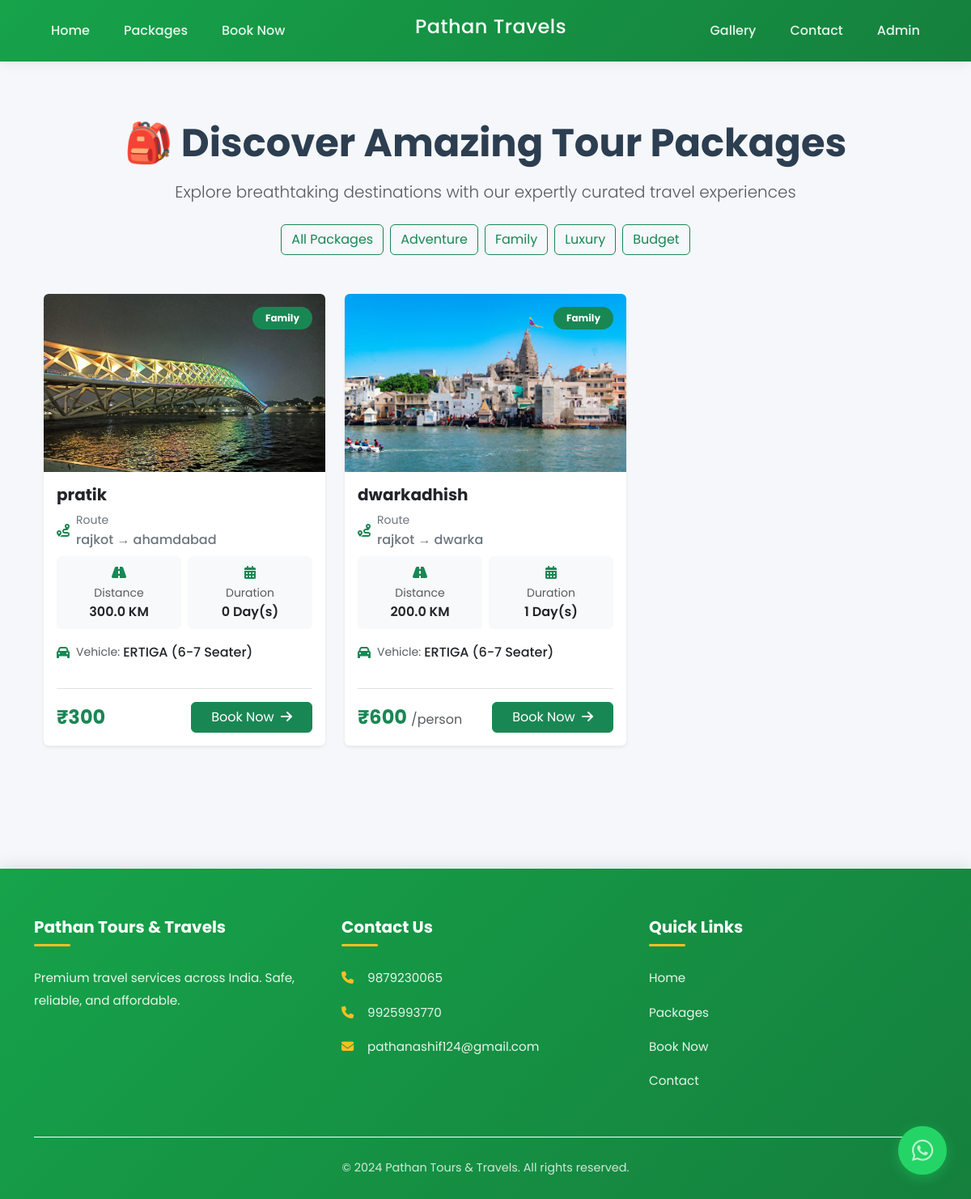
Page /packages/ on the committed database.
### packages/models.py (models this page shows, shortened)
class Package(models.Model):
    PACKAGE_TYPES = [
        ('HONEYMOON', 'Honeymoon'),
        ('FAMILY', 'Family'),
        ('ADVENTURE', 'Adventure'),
        ('PILGRIMAGE', 'Pilgrimage'),
        ('CUSTOM', 'Custom'),
    ]
    VEHICLE_TYPES = [
        ('SEDAN', 'Sedan (4-Seater)'),
        ('ERTIGA', 'ERTIGA (6-7 Seater)'),
        ('TEMPO', 'Tempo Traveler (12 Seater)'),
        ('BUS', 'Mini Bus (20-25 Seater)'),
    ]
    name = models.CharField(max_length=200)
    package_type = models.CharField(max_length=20, choices=PACKAGE_TYPES)
    description = models.TextField()
    scheduled_date = models.DateField(
        help_text="Admin will set the travel date. Format: YYYY-MM-DD",
        blank=True,
        null=True,
    )
    scheduled_time = models.TimeField(
        help_text="Admin will set the travel time. Format: HH:MM (24-hour)",
        blank=True,
        null=True
    )
    pickup_location = models.CharField(max_length=200)
    drop_location = models.CharField(max_length=200)
    distance_km = models.FloatField(validators=[MinValueValidator(0)])
    duration_days = models.IntegerField(default=1)
    vehicle_type = models.CharField(max_length=20, choices=VEHICLE_TYPES)
    max_passengers = models.IntegerField(default=4)
    base_price = models.IntegerField()
    advance_amount = models.IntegerField(default=1000)
    is_festival_rate = models.BooleanField(default=False)
    cover_image = models.ImageField(upload_to='packages/', blank=True, null=True)
    inclusions = models.TextField(help_text="Separate with comma")
    exclusions = models.TextField(help_text="Separate with comma")
    important_notes = models.TextField(blank=True)
    created_at = models.DateTimeField(auto_now_add=True)
    updated_at = models.DateTimeField(auto_now=True)
    is_active = models.BooleanField(default=True)
    @property
    def final_price(self):
        if self.is_festival_rate:
            return int(self.base_price * 1.15)
        return self.base_price
    class Meta:
        ordering = ['-created_at']
        verbose_name = 'Package'
        verbose_name_plural = 'Packages'

### packages/views.py (the view)
# urls.py: path('', views.package_list, name='package_list'),
def package_list(request):
    packages = Package.objects.filter(is_active=True)
    return render(request, 'packages/package_list.html', {'packages': packages})

### templates/packages/package_list.html (shortened to what this page needs)
{% extends 'base.html' %} {% load static %} {% block content %}
<div class="container py-5">
    <div class="text-center mb-5">
        <h1 class="display-5 fw-bold mb-3">🎒 Discover Amazing Tour Packages</h1>
        <p class="lead text-muted">Explore breathtaking destinations with our expertly curated travel experiences</p>
        <div class="d-flex flex-wrap justify-content-center gap-2 mt-4">
            <a href="?type=all" class="btn btn-outline-success">All Packages</a>
            <a href="?type=adventure" class="btn btn-outline-success">Adventure</a>
            <a href="?type=family" class="btn btn-outline-success">Family</a>
            <a href="?type=luxury" class="btn btn-outline-success">Luxury</a>
            <a href="?type=budget" class="btn btn-outline-success">Budget</a>
        </div>
    </div>
    <div class="row g-4">
        {% for package in packages %}
        <div class="col-lg-4 col-md-6">
            <div class="card h-100 border-0 shadow-sm hover-shadow transition-all duration-300 overflow-hidden">
                <div class="position-relative">
                    {% if package.cover_image %}
                    <img src="{{ package.cover_image.url }}" class="card-img-top" alt="{{ package.name }}" style="height: 220px; object-fit: cover;"> {% else %}
                    <img src="{% static 'images/default-package.jpg' %}" class="card-img-top" alt="Default Package" style="height: 220px; object-fit: cover;"> {% endif %}
                    <div class="position-absolute top-0 end-0 m-3">
                        <span class="badge bg-success bg-opacity-90 px-3 py-2 rounded-pill">
                            {{ package.get_package_type_display }}
                        </span>
                    </div>
                </div>
                <div class="card-body d-flex flex-column">
                    <h5 class="card-title fw-bold text-truncate">{{ package.name }}</h5>
                    <div class="mb-3">
                        <div class="d-flex align-items-center text-secondary mb-2">
                            <i class="fas fa-route me-2 text-success"></i>
                            <div>
                                <small class="d-block">Route</small>
                                <span class="fw-medium">{{ package.pickup_location }} → {{ package.drop_location }}</span>
                            </div>
                        </div>
                        <div class="row g-2 mb-3">
                            <div class="col-6">
                                <div class="bg-light rounded p-2 text-center">
                                    <i class="fas fa-road text-success mb-1"></i>
                                    <div>
                                        <small class="d-block text-muted">Distance</small>
                                        <span class="fw-semibold">{{ package.distance_km }} KM</span>
                                    </div>
                                </div>
                            </div>
                            <div class="col-6">
                                <div class="bg-light rounded p-2 text-center">
                                    <i class="fas fa-calendar-alt text-success mb-1"></i>
                                    <div>
                                        <small class="d-block text-muted">Duration</small>
                                        <span class="fw-semibold">{{ package.duration_days }} Day(s)</span>
                                    </div>
                                </div>
                            </div>
                        </div>
                        <div class="d-flex align-items-center mb-3">
                            <i class="fas fa-car text-success me-2"></i>
                            <small class="text-muted">Vehicle: </small>
                            <span class="ms-1 fw-medium">{{ package.get_vehicle_type_display }}</span>
                        </div>
                    </div>
                    <div class="mt-auto d-flex justify-content-between align-items-center pt-3 border-top">
                        <div>
                            <h4 class="text-success fw-bold mb-0">
                                ₹{{ package.final_price }} {% if package.duration_days > 0 %}
                                <small class="text-muted fs-6 fw-normal">/person</small> {% endif %}
                            </h4>
                        </div>
                        <a href="{% url 'package_detail' package.id %}" class="btn btn-success px-4">
                            Book Now <i class="fas fa-arrow-right ms-1"></i>
                        </a>
                    </div>
                </div>
            </div>
        </div>
        {% endfor %}
    </div>
</div>
{% endblock %}

### templates/base.html (shortened to what this page needs)
<!DOCTYPE html>
<html lang="en">
<head>
    <link href="https://cdn.jsdelivr.net/npm/bootstrap@5.3.2/dist/css/bootstrap.min.css" rel="stylesheet">
    <link rel="stylesheet" href="https://cdnjs.cloudflare.com/ajax/libs/font-awesome/6.4.0/css/all.min.css">
    {% load static %}
    <link rel="stylesheet" href="{% static 'css/style.css' %}">
</head>
<body>
    <nav class="navbar navbar-expand-lg navbar-dark sticky-top">
        <div class="container position-relative">
            <a class="navbar-brand d-flex align-items-center fw-bold" href="">
                <h4>Pathan Travels</h4>
            </a>
            <div class="collapse navbar-collapse" id="navbarNav">
                <ul class="navbar-nav left-nav">
                    <li class="nav-item">
                        <a class="nav-link" href="/">Home</a>
                    </li>
                    <li class="nav-item">
                        <a class="nav-link" href="/packages/">Packages</a>
                    </li>
                    <li class="nav-item">
                        <a class="nav-link" href="{% url 'book_trip' %}">Book Now</a>
                    </li>
                </ul>
                <ul class="navbar-nav right-nav">
                    <li class="nav-item">
                        <a class="nav-link" href="/gallery/">Gallery</a>
                    </li>
                    <li class="nav-item">
                        <a class="nav-link" href="{% url 'contact' %}">Contact</a>
                    </li>
                    <li class="nav-item">
                        <a class="nav-link" href="{% url 'admin:index' %}">Admin</a>
                    </li>
                </ul>
            </div>
        </div>
    </nav>
    <main class="container py-4">
        {% block content %} {% endblock %}
    </main>
    <footer class="footer">
        <div class="container">
            <div class="row">
                <div class="col-md-4 mb-4 mb-md-0">
                    <h5>Pathan Tours & Travels</h5>
                    <p>Premium travel services across India. Safe, reliable, and affordable.</p>
                </div>
                <div class="col-md-4 mb-4 mb-md-0">
                    <h5>Contact Us</h5>
                    <p><i class="fas fa-phone me-2"></i> 9879230065</p>
                    <p><i class="fas fa-phone me-2"></i> 9925993770</p>
                    <p><i class="fas fa-envelope me-2"></i> pathanashif124@gmail.com</p>
                </div>
                <div class="col-md-4">
                    <h5>Quick Links</h5>
                    <p><a href="/">Home</a></p>
                    <p><a href="/packages/">Packages</a></p>
                    <p><a href="{% url 'book_trip' %}">Book Now</a></p>
                    <p><a href="{% url 'contact' %}">Contact</a></p>
                </div>
            </div>
            <hr>
            <div class="text-center">
                <p>&copy; 2024 Pathan Tours & Travels. All rights reserved.</p>
            </div>
        </div>
    </footer>
    <a href="https://wa.me/919879230065?text=Hello%20Pathan%20Tours,%20I%20want%20to%20book%20a%20trip" class="whatsapp-float" target="_blank" title="Chat on WhatsApp">
        <i class="fab fa-whatsapp"></i>
    </a>
</body>
</html>

### static/css/style.css (style rules this page uses)
.whatsapp-float { position: fixed; bottom: 20px; right: 20px; background: #25D366; color: white; padding: 14px 16px; border-radius: 50%; font-size: 24px; z-index: 999; }
body { font-family: 'Poppins', sans-serif; background-color: #f8f9fa; }
.nav-link { font-weight: 500; margin-left: 15px; position: relative; }
.nav-link::after { content: ''; position: absolute; width: 0%; height: 2px; background: #ffc107; bottom: 0; left: 0; transition: 0.3s; }
.footer { background: #157347; color: #fff; padding: 40px 0; }
.footer a { color: #fff; text-decoration: none; }
.whatsapp-float { position: fixed; bottom: 25px; right: 25px; width: 60px; height: 60px; background: #25D366; color: white; border-radius: 50%; font-size: 30px; display: flex; align-items: center; justify-content: center; box-shadow: 0 4px 12px rgba(0, 0, 0, 0.3); transition: 0.3s; z-index: 1000; }

### templates/base.html (style rules this page uses)
* { margin: 0; padding: 0; box-sizing: border-box; }
body { font-family: 'Poppins', sans-serif; background-color: #f5f7fa; color: #2c3e50; line-height: 1.6; }
.navbar { background: linear-gradient(135deg, #16a34a 0%, #15803d 100%) !important; box-shadow: 0 2px 15px rgba(0, 0, 0, 0.08); padding: 15px 0; transition: all 0.3s ease; }
.navbar-brand { display: flex; align-items: center; gap: 12px; font-size: 1.65rem; font-weight: 700; color: #fff !important; position: absolute; left: 50%; transform: translateX(-50%); white-space: nowrap; letter-spacing: 0.5px; }
.navbar-nav .nav-link { font-weight: 500; font-size: 1rem; color: rgba(255, 255, 255, 0.9) !important; margin: 0 3px; padding: 10px 18px !important; position: relative; transition: all 0.3s cubic-bezier(0.4, 0, 0.2, 1); border-radius: 6px; }
.navbar-nav .nav-link::before { content: ''; position: absolute; left: 50%; bottom: 5px; width: 0; height: 2px; background: #ffffff; transition: all 0.3s ease; transform: translateX(-50%); }
.navbar-collapse { justify-content: space-between; }
.navbar-nav.left-nav { margin-right: auto; padding-right: 15px; }
.navbar-nav.right-nav { margin-left: auto; padding-left: 15px; }
main { min-height: calc(100vh - 400px); }
.footer { background: linear-gradient(135deg, #16a34a 0%, #15803d 100%); color: white; padding: 60px 0 25px; margin-top: 80px; box-shadow: 0 -3px 20px rgba(0, 0, 0, 0.1); }
.footer h5 { font-weight: 700; margin-bottom: 25px; font-size: 1.25rem; position: relative; padding-bottom: 12px; color: #ffffff; }
.footer h5::after { content: ''; position: absolute; left: 0; bottom: 0; width: 45px; height: 3px; background: #fbbf24; border-radius: 2px; }
.footer p { margin-bottom: 15px; font-size: 0.95rem; line-height: 1.8; color: rgba(255, 255, 255, 0.9); }
.footer a { text-decoration: none; color: rgba(255, 255, 255, 0.9); transition: all 0.3s ease; display: inline-block; }
.footer i { color: #fbbf24; width: 20px; }
.footer hr { background-color: rgba(255, 255, 255, 0.2); margin: 40px 0 25px; height: 1px; opacity: 1; }
.footer .text-center p { margin: 0; font-size: 0.9rem; color: rgba(255, 255, 255, 0.8); }
.whatsapp-float { position: fixed; bottom: 30px; right: 30px; background: #25D366; color: white; width: 60px; height: 60px; border-radius: 50%; display: flex; align-items: center; justify-content: center; font-size: 30px; text-decoration: none; box-shadow: 0 4px 15px rgba(37, 211, 102, 0.4); z-index: 1000; transition: all 0.3s cubic-bezier(0.4, 0, 0.2, 1); }
.whatsapp-float::before { content: ''; position: absolute; width: 100%; height: 100%; border-radius: 50%; background: #25D366; opacity: 0.3; animation: ripple 1.5s infinite; }
html { scroll-behavior: smooth; }

### templates/packages/package_list.html (style rules this page uses)
.hover-shadow { transition: transform 0.3s ease, box-shadow 0.3s ease; }
.transition-all { transition: all 0.3s ease; }
.card { border: 1px solid rgba(0, 0, 0, 0.075); }
.badge.bg-success { background-color: var(--bs-success) !important; }

### rows in the picture
Package: cover_image (picture), package_type "Family", name "pratik", pickup_location "rajkot", drop_location "ahamdabad", distance_km "300.0", duration_days "0", vehicle_type "ERTIGA (6-7 Seater)", final_price "300"
Package: cover_image (picture), package_type "Family", name "dwarkadhish", pickup_location "rajkot", drop_location "dwarka", distance_km "200.0", duration_days "1", vehicle_type "ERTIGA (6-7 Seater)", final_price "600", shows "/person"
